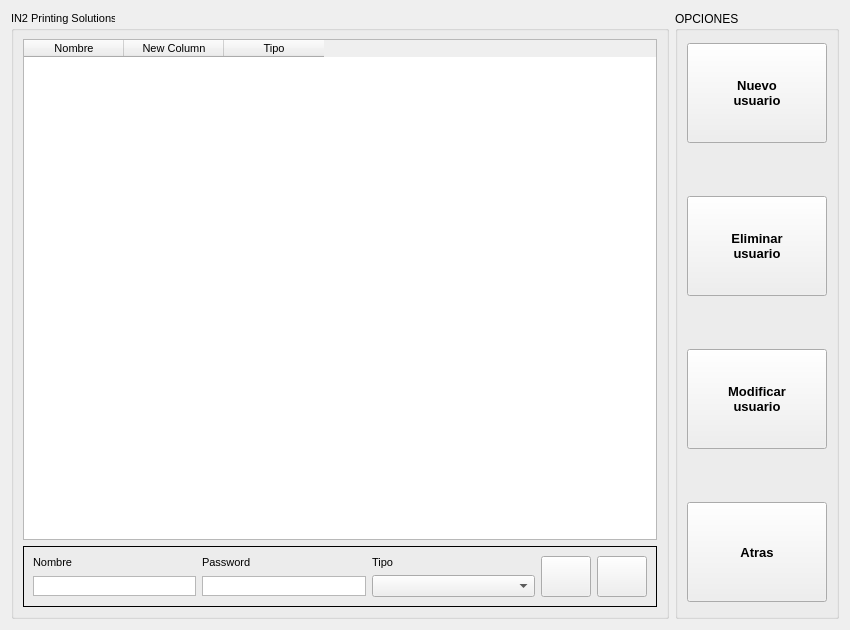
<?xml version="1.0" encoding="UTF-8"?>
<ui version="4.0">
 <class>ConfUsersUI</class>
 <widget class="QWidget" name="ConfUsersUI">
  <property name="geometry">
   <rect>
    <x>0</x>
    <y>0</y>
    <width>850</width>
    <height>630</height>
   </rect>
  </property>
  <property name="sizePolicy">
   <sizepolicy hsizetype="Fixed" vsizetype="Fixed">
    <horstretch>0</horstretch>
    <verstretch>0</verstretch>
   </sizepolicy>
  </property>
  <property name="maximumSize">
   <size>
    <width>858</width>
    <height>630</height>
   </size>
  </property>
  <property name="windowTitle">
   <string>IN2PS</string>
  </property>
  <property name="windowOpacity">
   <double>1.000000000000000</double>
  </property>
  <layout class="QGridLayout" name="gridLayout">
   <item row="0" column="0">
    <widget class="QGroupBox" name="groupBoxCentral">
     <property name="sizePolicy">
      <sizepolicy hsizetype="Expanding" vsizetype="Preferred">
       <horstretch>12</horstretch>
       <verstretch>20</verstretch>
      </sizepolicy>
     </property>
     <property name="font">
      <font>
       <pointsize>8</pointsize>
      </font>
     </property>
     <property name="title">
      <string>IN2 Printing Solutions</string>
     </property>
     <layout class="QVBoxLayout" name="verticalLayout_2">
      <item>
       <widget class="QTableWidget" name="m_Tabla">
        <property name="sizePolicy">
         <sizepolicy hsizetype="Preferred" vsizetype="Preferred">
          <horstretch>0</horstretch>
          <verstretch>5</verstretch>
         </sizepolicy>
        </property>
        <column>
         <property name="text">
          <string>Nombre</string>
         </property>
        </column>
        <column>
         <property name="text">
          <string>New Column</string>
         </property>
        </column>
        <column>
         <property name="text">
          <string>Tipo</string>
         </property>
        </column>
       </widget>
      </item>
      <item>
       <widget class="QFrame" name="frame">
        <property name="sizePolicy">
         <sizepolicy hsizetype="Preferred" vsizetype="Preferred">
          <horstretch>0</horstretch>
          <verstretch>0</verstretch>
         </sizepolicy>
        </property>
        <property name="maximumSize">
         <size>
          <width>16777215</width>
          <height>100</height>
         </size>
        </property>
        <property name="frameShape">
         <enum>QFrame::Box</enum>
        </property>
        <property name="frameShadow">
         <enum>QFrame::Plain</enum>
        </property>
        <layout class="QHBoxLayout" name="horizontalLayout_2">
         <item>
          <layout class="QGridLayout" name="gridLayout_4">
           <item row="0" column="0">
            <widget class="QLabel" name="label_4">
             <property name="sizePolicy">
              <sizepolicy hsizetype="Preferred" vsizetype="Preferred">
               <horstretch>1</horstretch>
               <verstretch>0</verstretch>
              </sizepolicy>
             </property>
             <property name="maximumSize">
              <size>
               <width>16777215</width>
               <height>25</height>
              </size>
             </property>
             <property name="font">
              <font>
               <pointsize>8</pointsize>
              </font>
             </property>
             <property name="text">
              <string>Nombre</string>
             </property>
            </widget>
           </item>
           <item row="0" column="1">
            <widget class="QLabel" name="label_5">
             <property name="sizePolicy">
              <sizepolicy hsizetype="Preferred" vsizetype="Preferred">
               <horstretch>1</horstretch>
               <verstretch>0</verstretch>
              </sizepolicy>
             </property>
             <property name="maximumSize">
              <size>
               <width>16777215</width>
               <height>25</height>
              </size>
             </property>
             <property name="font">
              <font>
               <pointsize>8</pointsize>
              </font>
             </property>
             <property name="text">
              <string>Password</string>
             </property>
            </widget>
           </item>
           <item row="0" column="2">
            <widget class="QLabel" name="label_6">
             <property name="sizePolicy">
              <sizepolicy hsizetype="Preferred" vsizetype="Preferred">
               <horstretch>1</horstretch>
               <verstretch>0</verstretch>
              </sizepolicy>
             </property>
             <property name="maximumSize">
              <size>
               <width>16777215</width>
               <height>25</height>
              </size>
             </property>
             <property name="font">
              <font>
               <pointsize>8</pointsize>
              </font>
             </property>
             <property name="text">
              <string>Tipo</string>
             </property>
            </widget>
           </item>
           <item row="1" column="0">
            <widget class="QTextEdit" name="m_NombreUsuario">
             <property name="sizePolicy">
              <sizepolicy hsizetype="Expanding" vsizetype="Expanding">
               <horstretch>1</horstretch>
               <verstretch>0</verstretch>
              </sizepolicy>
             </property>
             <property name="maximumSize">
              <size>
               <width>16777215</width>
               <height>20</height>
              </size>
             </property>
             <property name="verticalScrollBarPolicy">
              <enum>Qt::ScrollBarAlwaysOff</enum>
             </property>
            </widget>
           </item>
           <item row="1" column="1">
            <widget class="QTextEdit" name="m_PasswordUsuario">
             <property name="sizePolicy">
              <sizepolicy hsizetype="Expanding" vsizetype="Expanding">
               <horstretch>1</horstretch>
               <verstretch>0</verstretch>
              </sizepolicy>
             </property>
             <property name="maximumSize">
              <size>
               <width>16777215</width>
               <height>20</height>
              </size>
             </property>
             <property name="verticalScrollBarPolicy">
              <enum>Qt::ScrollBarAlwaysOff</enum>
             </property>
            </widget>
           </item>
           <item row="1" column="2">
            <widget class="QComboBox" name="m_TipoUsuario">
             <property name="sizePolicy">
              <sizepolicy hsizetype="Expanding" vsizetype="Expanding">
               <horstretch>1</horstretch>
               <verstretch>0</verstretch>
              </sizepolicy>
             </property>
             <property name="maximumSize">
              <size>
               <width>16777215</width>
               <height>50</height>
              </size>
             </property>
            </widget>
           </item>
          </layout>
         </item>
         <item>
          <layout class="QHBoxLayout" name="horizontalLayout">
           <item>
            <widget class="QPushButton" name="m_AceptarValores">
             <property name="sizePolicy">
              <sizepolicy hsizetype="Expanding" vsizetype="Fixed">
               <horstretch>0</horstretch>
               <verstretch>3</verstretch>
              </sizepolicy>
             </property>
             <property name="minimumSize">
              <size>
               <width>50</width>
               <height>0</height>
              </size>
             </property>
             <property name="maximumSize">
              <size>
               <width>16777215</width>
               <height>50</height>
              </size>
             </property>
             <property name="text">
              <string/>
             </property>
             <property name="icon">
              <iconset resource="../../In2Apps/In2Pills/In2Pills/shared.qrc">
               <normaloff>:/res/images/Ok_32x32.png</normaloff>:/res/images/Ok_32x32.png</iconset>
             </property>
            </widget>
           </item>
           <item>
            <widget class="QPushButton" name="m_CancelarValores">
             <property name="sizePolicy">
              <sizepolicy hsizetype="Expanding" vsizetype="Fixed">
               <horstretch>0</horstretch>
               <verstretch>3</verstretch>
              </sizepolicy>
             </property>
             <property name="minimumSize">
              <size>
               <width>50</width>
               <height>0</height>
              </size>
             </property>
             <property name="maximumSize">
              <size>
               <width>16777215</width>
               <height>50</height>
              </size>
             </property>
             <property name="text">
              <string/>
             </property>
             <property name="icon">
              <iconset resource="../../In2Apps/In2Pills/In2Pills/shared.qrc">
               <normaloff>:/res/images/Cancel_32x32.png</normaloff>:/res/images/Cancel_32x32.png</iconset>
             </property>
            </widget>
           </item>
          </layout>
         </item>
        </layout>
       </widget>
      </item>
     </layout>
    </widget>
   </item>
   <item row="0" column="1">
    <widget class="QGroupBox" name="groupBox_3">
     <property name="sizePolicy">
      <sizepolicy hsizetype="Expanding" vsizetype="Preferred">
       <horstretch>3</horstretch>
       <verstretch>0</verstretch>
      </sizepolicy>
     </property>
     <property name="title">
      <string>OPCIONES</string>
     </property>
     <layout class="QVBoxLayout" name="verticalLayout">
      <property name="spacing">
       <number>50</number>
      </property>
      <property name="sizeConstraint">
       <enum>QLayout::SetNoConstraint</enum>
      </property>
      <property name="rightMargin">
       <number>9</number>
      </property>
      <item>
       <widget class="QPushButton" name="m_UsuarioNuevo">
        <property name="sizePolicy">
         <sizepolicy hsizetype="Ignored" vsizetype="Ignored">
          <horstretch>0</horstretch>
          <verstretch>0</verstretch>
         </sizepolicy>
        </property>
        <property name="maximumSize">
         <size>
          <width>16777215</width>
          <height>100</height>
         </size>
        </property>
        <property name="font">
         <font>
          <pointsize>10</pointsize>
          <weight>75</weight>
          <bold>true</bold>
         </font>
        </property>
        <property name="toolTip">
         <string>Genera nuevo usuario</string>
        </property>
        <property name="text">
         <string>Nuevo
usuario</string>
        </property>
        <property name="icon">
         <iconset resource="../../In2Apps/In2Pills/In2Pills/shared.qrc">
          <normaloff>:/res/images/Nuevo.png</normaloff>:/res/images/Nuevo.png</iconset>
        </property>
        <property name="iconSize">
         <size>
          <width>60</width>
          <height>60</height>
         </size>
        </property>
       </widget>
      </item>
      <item>
       <widget class="QPushButton" name="m_UsuarioEliminar">
        <property name="sizePolicy">
         <sizepolicy hsizetype="Ignored" vsizetype="Ignored">
          <horstretch>0</horstretch>
          <verstretch>0</verstretch>
         </sizepolicy>
        </property>
        <property name="maximumSize">
         <size>
          <width>16777215</width>
          <height>100</height>
         </size>
        </property>
        <property name="font">
         <font>
          <pointsize>10</pointsize>
          <weight>75</weight>
          <bold>true</bold>
         </font>
        </property>
        <property name="toolTip">
         <string>Elimina usuario seleccionado</string>
        </property>
        <property name="text">
         <string>Eliminar
usuario</string>
        </property>
        <property name="icon">
         <iconset resource="../../In2Apps/In2Pills/In2Pills/shared.qrc">
          <normaloff>:/res/images/Basura.png</normaloff>:/res/images/Basura.png</iconset>
        </property>
        <property name="iconSize">
         <size>
          <width>60</width>
          <height>60</height>
         </size>
        </property>
       </widget>
      </item>
      <item>
       <widget class="QPushButton" name="m_UsuarioModificar">
        <property name="sizePolicy">
         <sizepolicy hsizetype="Ignored" vsizetype="Ignored">
          <horstretch>0</horstretch>
          <verstretch>0</verstretch>
         </sizepolicy>
        </property>
        <property name="maximumSize">
         <size>
          <width>16777215</width>
          <height>100</height>
         </size>
        </property>
        <property name="font">
         <font>
          <pointsize>10</pointsize>
          <weight>75</weight>
          <bold>true</bold>
         </font>
        </property>
        <property name="toolTip">
         <string>Mosdifica usuario seleccionado</string>
        </property>
        <property name="text">
         <string>Modificar
usuario</string>
        </property>
        <property name="icon">
         <iconset resource="../../In2Apps/In2Pills/In2Pills/shared.qrc">
          <normaloff>:/res/images/edit.png</normaloff>:/res/images/edit.png</iconset>
        </property>
        <property name="iconSize">
         <size>
          <width>60</width>
          <height>60</height>
         </size>
        </property>
       </widget>
      </item>
      <item>
       <widget class="QPushButton" name="m_BackButton">
        <property name="sizePolicy">
         <sizepolicy hsizetype="Ignored" vsizetype="Ignored">
          <horstretch>0</horstretch>
          <verstretch>0</verstretch>
         </sizepolicy>
        </property>
        <property name="maximumSize">
         <size>
          <width>16777215</width>
          <height>100</height>
         </size>
        </property>
        <property name="font">
         <font>
          <pointsize>10</pointsize>
          <weight>75</weight>
          <bold>true</bold>
         </font>
        </property>
        <property name="toolTip">
         <string>Pantalla Gestión</string>
        </property>
        <property name="text">
         <string>Atras</string>
        </property>
        <property name="icon">
         <iconset resource="../../In2Apps/In2Pills/In2Pills/shared.qrc">
          <normaloff>:/res/images/back.png</normaloff>:/res/images/back.png</iconset>
        </property>
        <property name="iconSize">
         <size>
          <width>60</width>
          <height>60</height>
         </size>
        </property>
       </widget>
      </item>
     </layout>
    </widget>
   </item>
  </layout>
 </widget>
 <tabstops>
  <tabstop>m_UsuarioNuevo</tabstop>
  <tabstop>m_UsuarioEliminar</tabstop>
  <tabstop>m_UsuarioModificar</tabstop>
  <tabstop>m_BackButton</tabstop>
  <tabstop>m_Tabla</tabstop>
  <tabstop>m_NombreUsuario</tabstop>
  <tabstop>m_PasswordUsuario</tabstop>
  <tabstop>m_TipoUsuario</tabstop>
  <tabstop>m_AceptarValores</tabstop>
  <tabstop>m_CancelarValores</tabstop>
 </tabstops>
 <resources>
  <include location="../../In2Apps/In2Pills/In2Pills/shared.qrc"/>
 </resources>
 <connections/>
</ui>
